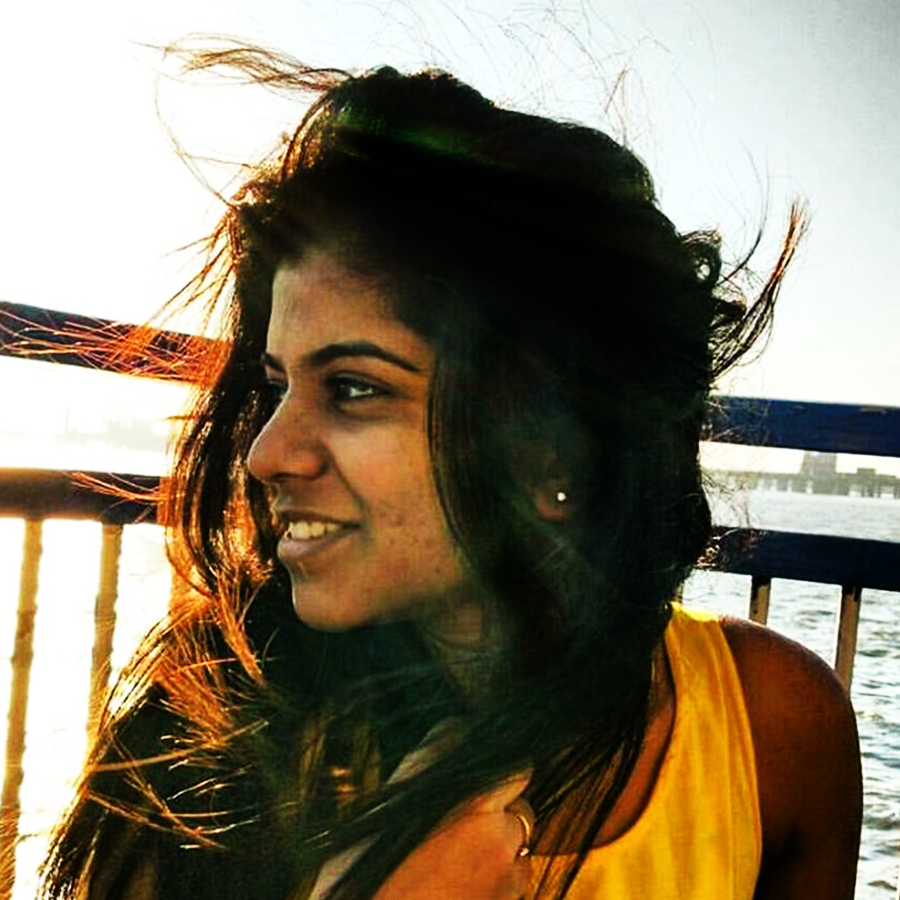
#> input picture assets/ayu.png, 900 x 900 px
$ jupyter execute blog_2_manipulating_and_editing_images.ipynb   (shell and % lines are left out)
#> lines starting #> are read from the running program, lines starting #| are printed output that depends on the picture; after the words box and inside, x2 and y2 are one past the last pixel; in counts of white or black regions, pixels touching at a corner belong together
## Creating immage from scratch

[cell 1]
import numpy as np
import matplotlib.pyplot as plt
import cv2

[cell 2]
black = np.zeros([150,200,3],'uint8')
white = 255*(black+1)
ones = np.ones([300,300,3],'uint8')
color_g,color_r,color_b = ones.copy(),ones.copy(),ones.copy()
color_g[:,:] = (0,255,0)
color_b[:,:] = (0,0,255)
color_r[:,:] = (255,0,0)
images = [black,white,color_g,color_r,color_b]

[cell 3]
fig = plt.figure(figsize = (36, 32))
for i in range(len(images)):
    ax = fig.add_subplot(1, 6, i +1)
    ax.imshow(images[i],cmap = 'gray')
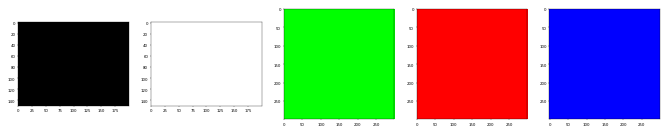
#> figure drawn by matplotlib, 5 panels

## Translation

[cell 4]
img = cv2.imread("assets/ayu.png")
#> img is the input picture: shape (900, 900, 3); mean B, G, R 98.4, 119.2, 131.2
img = cv2.cvtColor(img,cv2.COLOR_BGR2RGB)

[cell 5]
rows,cols,h = img.shape
#> rows = 900; cols = 900; h = 3
M = np.float32([[1,0,-50],[0,1,-50]])
img = cv2.warpAffine(img,M,(cols,rows))

[cell 6]
plt.imshow(img)

[cell 7]
img = cv2.imread("assets/ayu.png")
img = cv2.cvtColor(img,cv2.COLOR_BGR2RGB)
M = cv2.getRotationMatrix2D((cols/2,rows/2),70,1)
img = cv2.warpAffine(img,M,(cols,rows))
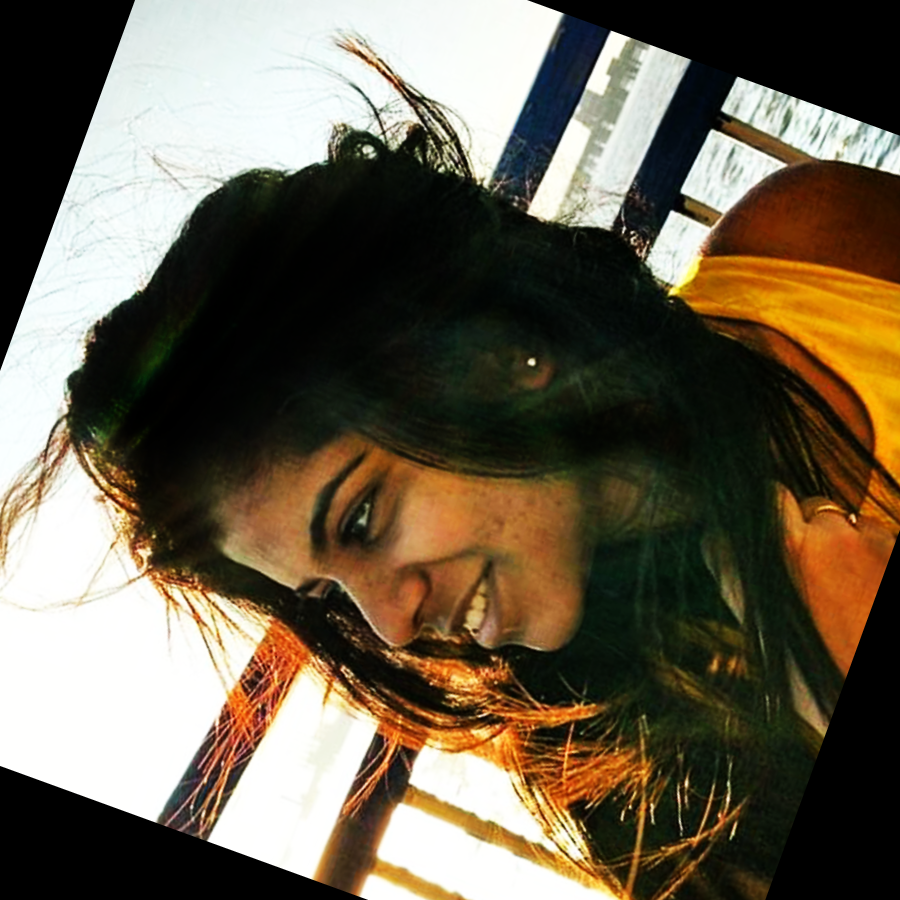
#> img: shape (900, 900, 3); mean R, G, B 106.6, 95.9, 78.1

[cell 8]
plt.imshow(img)

[cell 9]
img = cv2.imread("assets/ayu.png",0)
#> img: shape (900, 900); min 0, max 255, mean 119.9
img = cv2.cvtColor(img,cv2.COLOR_BGR2RGB)
#> img: shape (900, 900, 3)
pts1 = np.float32([[50,50],[200,50],[50,200]])
pts2 = np.float32([[10,100],[200,50],[100,250]])

M = cv2.getAffineTransform(pts1,pts2)

dst = cv2.warpAffine(img,M,(cols,rows))

plt.subplot(121),plt.imshow(img),plt.title('Input')
plt.subplot(122),plt.imshow(dst),plt.title('Output')
plt.show()

[cell 10]
img = cv2.imread("assets/ayu.png",0)
img = cv2.cvtColor(img,cv2.COLOR_BGR2RGB)

pts1 = np.float32([[56,65],[368,52],[28,387],[389,390]])
pts2 = np.float32([[0,0],[300,0],[0,300],[300,300]])

M = cv2.getPerspectiveTransform(pts1,pts2)

dst = cv2.warpPerspective(img,M,(300,300))
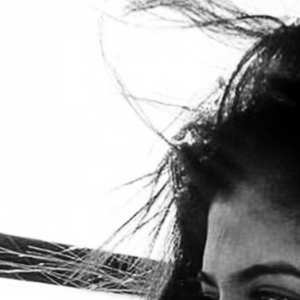
#> dst: shape (300, 300, 3); min 0, max 255, mean 173.6

plt.subplot(121),plt.imshow(img),plt.title('Input')
plt.subplot(122),plt.imshow(dst),plt.title('Output')
plt.show()

## Image Thresholding

[cell 11]
img = cv2.imread("assets/ayu.png",0)
ret,thresh1 = cv2.threshold(img,127,255,cv2.THRESH_BINARY)
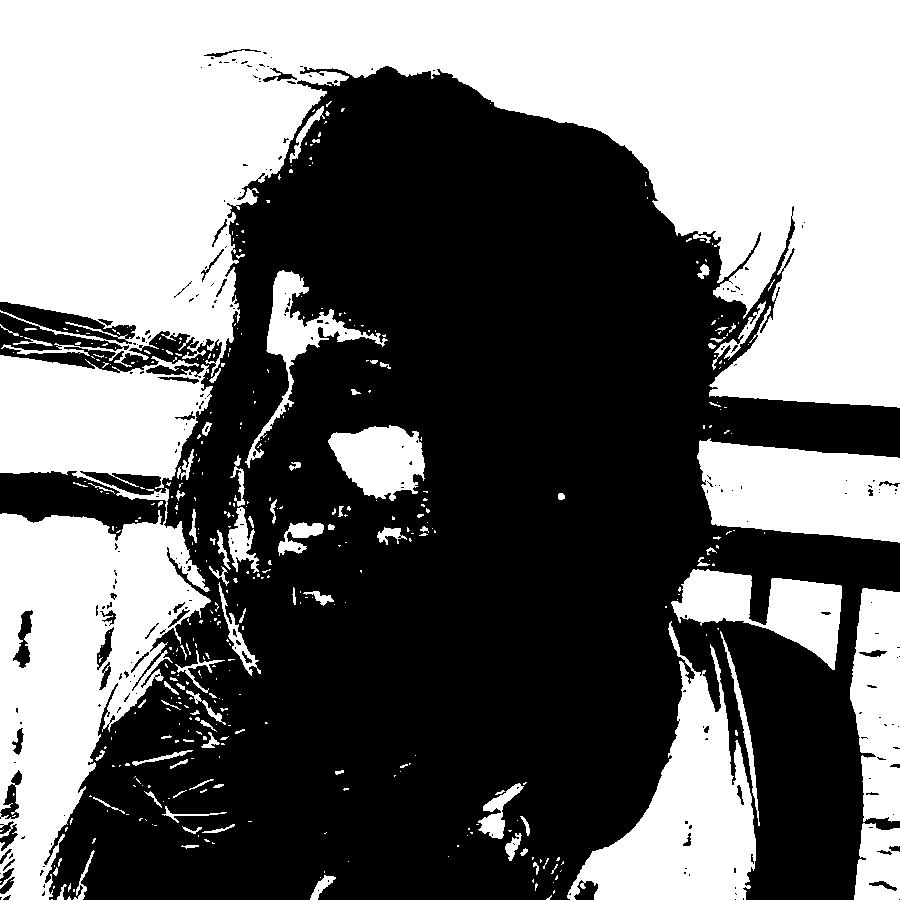
#> thresh1: shape (900, 900); 43.9% white; 439 white regions (347 under 20 px), largest, box (x1, y1, x2, y2) and area: (0, 0, 900, 408) 209293, (0, 355, 213, 900) 66023, (567, 621, 756, 900) 21923
ret,thresh2 = cv2.threshold(img,127,255,cv2.THRESH_BINARY_INV)
ret,thresh3 = cv2.threshold(img,127,255,cv2.THRESH_TRUNC)
ret,thresh4 = cv2.threshold(img,127,255,cv2.THRESH_TOZERO)
ret,thresh5 = cv2.threshold(img,127,255,cv2.THRESH_TOZERO_INV)
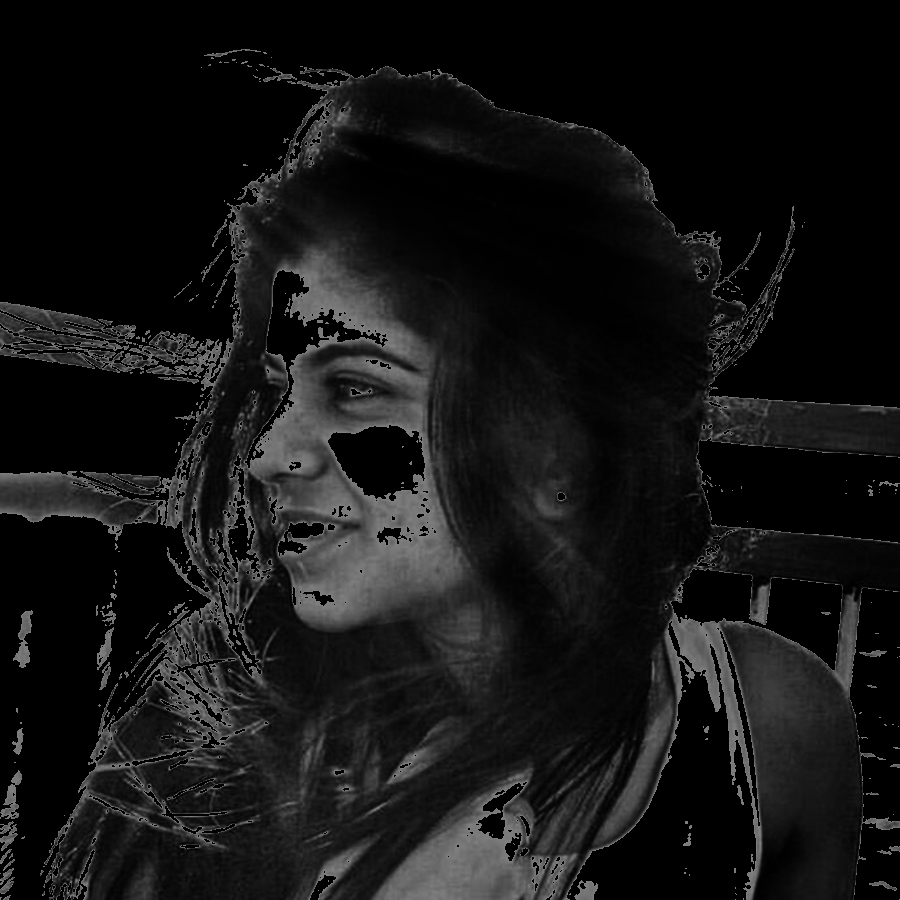
#> thresh5: shape (900, 900); min 0, max 127, mean 20.6
img = cv2.medianBlur(img,7)
#> img: shape (900, 900)
th2 = cv2.adaptiveThreshold(img,255,cv2.ADAPTIVE_THRESH_MEAN_C,cv2.THRESH_BINARY,11,2)
#> th2: shape (900, 900); 78.8% white; 2082 black regions (1501 under 20 px), largest, box (x1, y1, x2, y2) and area: (216, 45, 900, 900) 41368, (0, 257, 266, 852) 18752, (211, 255, 415, 685) 10340
th3 = cv2.adaptiveThreshold(img,255,cv2.ADAPTIVE_THRESH_GAUSSIAN_C,cv2.THRESH_BINARY,11,2)
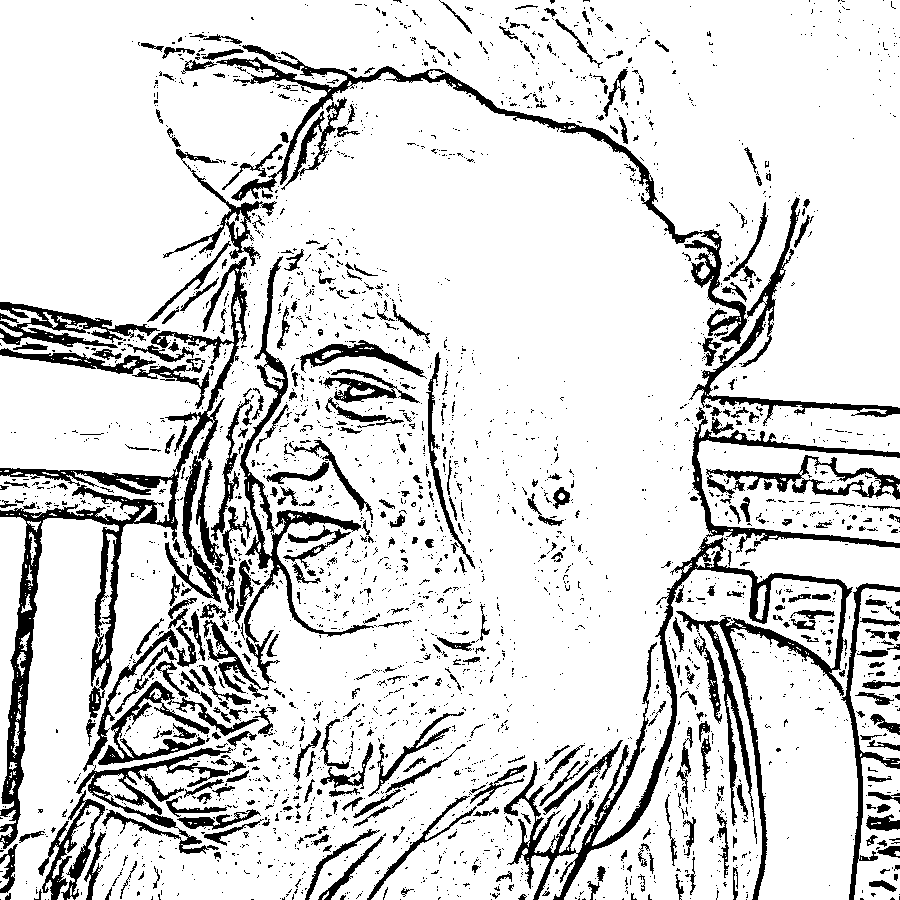
#> th3: shape (900, 900); 85.2% white; 2993 black regions (2559 under 20 px), largest, box (x1, y1, x2, y2) and area: (504, 407, 900, 900) 15951, (0, 257, 248, 849) 13450, (216, 45, 747, 344) 7301
ret2,th4 = cv2.threshold(img,0,255,cv2.THRESH_OTSU)
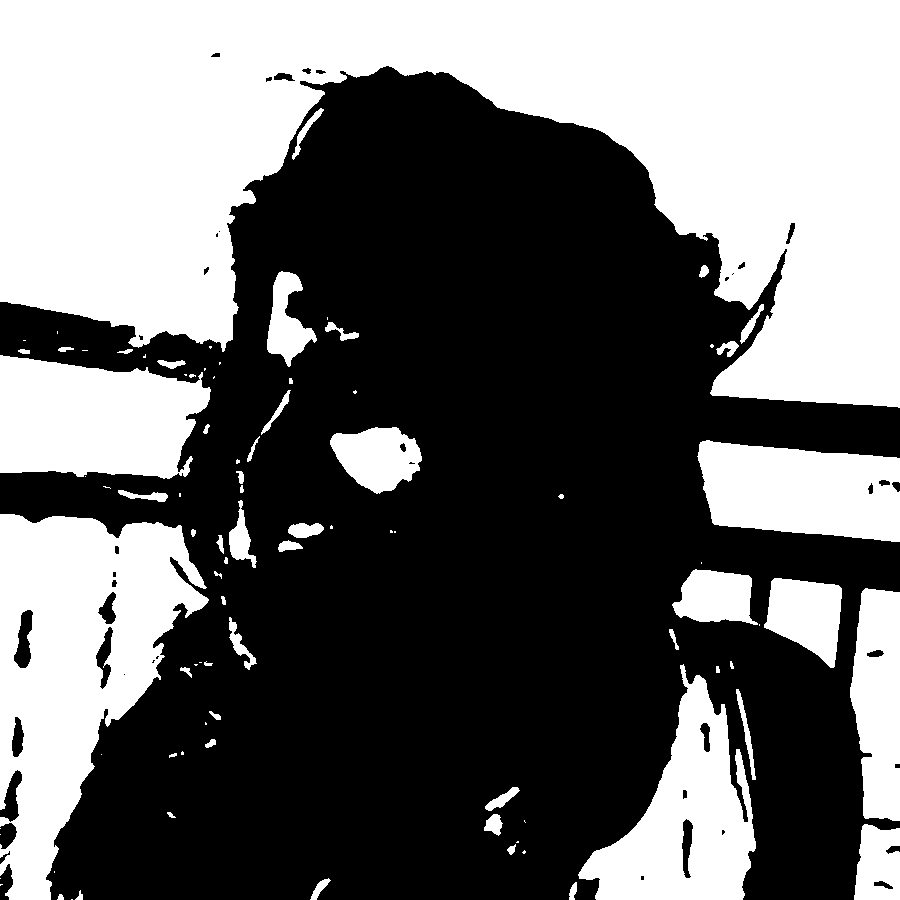
#> th4: shape (900, 900); 42.2% white; 90 white regions (36 under 20 px), largest, box (x1, y1, x2, y2) and area: (0, 0, 900, 408) 208438, (0, 514, 209, 900) 43929, (0, 355, 211, 479) 20574
#> ret2 = 134

[cell 12]
titles = ['Original Image','BINARY','BINARY_INV','TRUNC','TOZERO','TOZERO_INV','ADAPTIVE_THRESH_MEAN_C','ADAPTIVE_THRESH_GAUSSIAN_C','Otsu\'s Binarization']
images = [img, thresh1, thresh2, thresh3, thresh4, thresh5,th2,th3,th4]

fig = plt.figure(figsize = (36, 36))
for i in range(len(images)):
    ax = fig.add_subplot(3, 3, i +1)
    ax.imshow(images[i],cmap = 'gray')
    ax.set_title(titles[i],fontsize=20)
#> this loop made 9 passes

plt.show()
